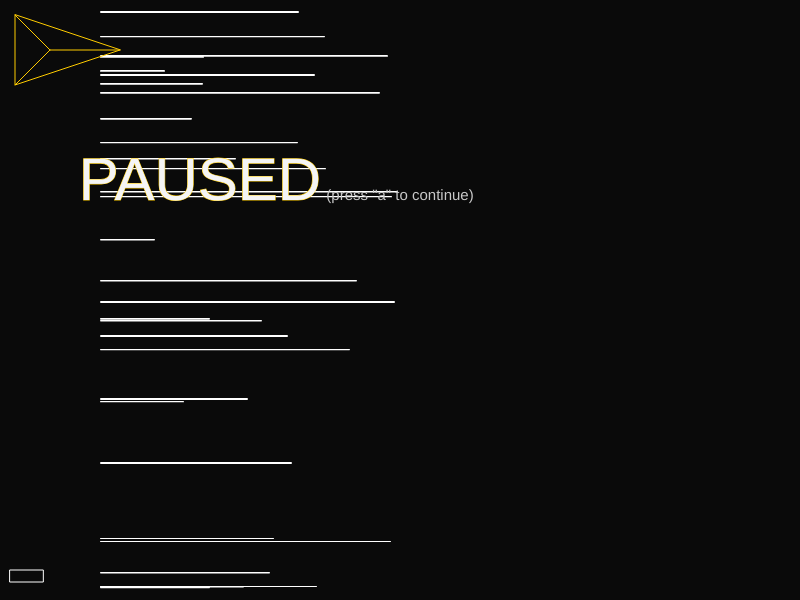
Frame 1 (no input)
Frame 60 (no input): identical to frame 1, image omitted
Frame 120 (the mouse pressed at the canvas centre since frame 60): identical to frame 1, image omitted

The p5.js sketch that drew this single still picture (run headless with seeded random() and noise() and a simulated clock; from frame 60 on, the mouse is pressed at the canvas centre):

// p5.js sketch
// ── sketch.js
var ship;
var count;
var stars = [];
var enemies = [];
var enemy_timer = -100; // enemies will be spawn with time

count = 0;

function keyTyped(){
  if (key === 'a') {
    return true;
  }
}

function setup() {
  ship = new Ship();

  for (i = 0; i < 30; i++){
    s = new Stars();
    stars.push(s);
  }
}

function draw() {
  createCanvas(800,600);
  background(10);

  //up level
  if (ship.score >= 50) {
    ship.level = 2; 
  }
  if (ship.score >= 60) {
    ship.level = 3;
  }
  if (ship.score >= 70) {
    ship.level = 4;
  }
  

  //Stars
  for (i = 0; i < stars.length; i++){
    stars[i].display();
    if (stars[i].pos.x < -stars[i].length){
      stars[i] = new Stars();
    }
  }

  //Ship methods
  ship.evolution();
  ship.display();

  //Pause game
  a = keyTyped();
  if(a === true && count > 50){
    count = 0;
    ship.start = !ship.start;
  }

  //Spawn enemies
  if (enemy_timer > 30 && ship.start){
    enemy_timer = 0;
    e = new Enemy();
    e.pos.y = floor(Math.random()*590);
    enemies.push(e);

    if (ship.level >= 2) {
      e2 = new Enemy();
      e2.pos.y = floor(Math.random()*590);
      e2.theme = createVector(158, 66, 244);
      e2.size = 60;
      e2.vel+=2;
      enemies.push(e2);

      if (ship.level >= 3) {
        e3 = new Enemy();
        e3.pos.y = floor(Math.random()*590);
        e3.theme = createVector(244, 226, 65);
        e3.size = 75;
        e3.vel += 3
        enemies.push(e3);

        if (ship.level == 4) {
          e4 = new Enemy();
          e4.pos.y = floor(Math.random()*590);
          e4.theme = createVector(65, 211, 244);
          e4.size = 100;
          e4.vel += 5
          enemies.push(e4);

        }

      }
    }
  }

  if (enemies.length > 0){
    for (i = 0; i < enemies.length; i++){
      enemies[i].display();
      if (ship.start){
        enemies[i].move();
      }
    }
  }

  //Ship moves if it is not paused; else it will show a text indicating that it is paused
  if (ship.start){
    ship.move();
  } else {
    textSize(60);
    textAlign(CENTER);
    fill(245);
    text('PAUSED',200,200);

    noStroke();
    textSize(15);
    fill(200);
    text('(press "a" to continue)', 400,200);
  }

  //Shoot 
  if (mouseIsPressed && ship.start && ship.energy > 300){

    ship.shoot();
    ship.energy -= 6;

    if (enemies.length > 0){
      for (i = 0; i < enemies.length; i++){
        if ((
          (ship.pos.y - ship.size/20 >= enemies[i].pos.y && ship.pos.y - ship.size/20 <= enemies[i].pos.y + enemies[i].size/2)
          || (ship.pos.y + ship.size/20 >= enemies[i].pos.y - enemies[i].size/2 && ship.pos.y + ship.size/20 <= enemies[i].pos.y)
          || (ship.pos.y >= enemies[i].pos.y - enemies[i].size/20 && ship.pos.y <= enemies[i].pos.y + enemies[i].size/20)) 
          && !(ship.pos.x + ship.size <= enemies[i].pos.x - enemies.size/2)){

          enemies.splice(i,1);
          ship.score += 1;
        }
      }
    }
  
  }

  //Bar to  indicate the energy of the ship
  if (ship.energy < 304){
    stroke(255);
    noFill();
    rect(10, 570, ship.energy/3, 12);
  } else {
    noStroke();
    fill(ship.theme.x, ship.theme.y, ship.theme.z);
    rect(10, 570, ship.energy/3, 12);
  }

  //If someone keeps shooting after the minimum energy required it will go down to 0
  if (ship.energy == 300 && mouseIsPressed){
    ship.energy = 0;
  }

  // this variable is to garantee that if someone keeps pressing the pause button it will take 2 ~ 3 sec to respond
  count ++;

  

  //Recharge energy
  if (ship.energy < ship.max_energy && ship.start){
    if (ship.level <= 3){
      ship.energy += 2;
    } else {
      ship.energy += 4;
    }
  }

  if (ship.start){

    //show the score
    textSize(30);
    textAlign(CENTER);
    fill(245);
    text(ship.score,50,50);

    enemy_timer ++;
    //console.log(enemy_timer);

    for (i = 0; i < stars.length; i++){
      stars[i].pos.x -= stars[i].velocity;
    }
  } 

}
// ── enemy.js
function Enemy(){

    this.pos = createVector(width, 0);
    this.size = 40;
    this.theme = createVector(210,20,20)
    this.vel = 8;
    this.display = function (){

        noFill();
        strokeWeight(3)
        stroke(this.theme.x, this.theme.y, this.theme.z);
        ellipse(this.pos.x, this.pos.y, this.size, this.size)

    }

    this.move = function(){
        this.pos.x -= this.vel;

    }

    //this.explode = function(){
        //let x = 

    //}

}
// ── ship.js
function Ship(){

    this.pos = createVector(width/2, height/2);
    this.start = false;
    this.energy = 100;
    this.max_energy = 800;
    this.level = 1;
    this.theme = createVector(0, 0, 0);
    this.size = 70;
    this.score = 0;

    this.evolution = function () {
        if (this.level == 1) {
            this.theme = createVector(255, 204, 0);
            this.size = 70;
            this.max_energy = 800;

        } else if (this.level == 2){
            this.theme = createVector(204, 0, 0);
            this.size = 80;
            this.max_energy = 900;

        } else if (this.level == 3){
            this.theme = createVector(153, 51, 153);
            this.size = 90;
            this.max_energy = 1000;

        } else if (this.level == 4){
            this.theme = createVector(51, 51, 255);
            this.size = 100;
            this.max_energy = 1000;

        }
    }

    this.move = function(){

        this.pos.x = mouseX;
        this.pos.y = mouseY;

    }

    this.display = function(){

        noFill();
        stroke(this.theme.x, this.theme.y, this.theme.z);
        triangle(this.pos.x + this.size, this.pos.y, this.pos.x - (this.size)/2, this.pos.y + (this.size)/2, this.pos.x - (this.size)/2, this.pos.y - (this.size)/2);

        stroke(this.theme.x, this.theme.y, this.theme.z);
        line(this.pos.x, this.pos.y, this.pos.x + this.size, this.pos.y);
        line(this.pos.x, this.pos.y, this.pos.x - (this.size)/2, this.pos.y + (this.size)/2);
        line(this.pos.x, this.pos.y, this.pos.x - (this.size)/2, this.pos.y - (this.size)/2);
    }

    this.shoot = function(){

        var x = this.pos.x + this.size + 1;
        var y = this.pos.y - this.size/20;
        fill(ship.theme.x, ship.theme.y, ship.theme.z);
        noStroke();
        rect(x, y, width - x, this.size/10);

        while (x < width){
            x++;
        } 
    }

}
// ── stars.js
function Stars (){

    this.pos = createVector(width, floor(Math.random() * 600));
    this.length = floor(Math.random()*280 + 20);
    this.height = Math.random()*1 + 1;
    this.area = this.length*this.height
    this.velocity = this.area/12

    this.display = function () {
        noStroke();
        fill(255);
        rect(this.pos.x, this.pos.y, this.length, this.height, 20);
    }

}
